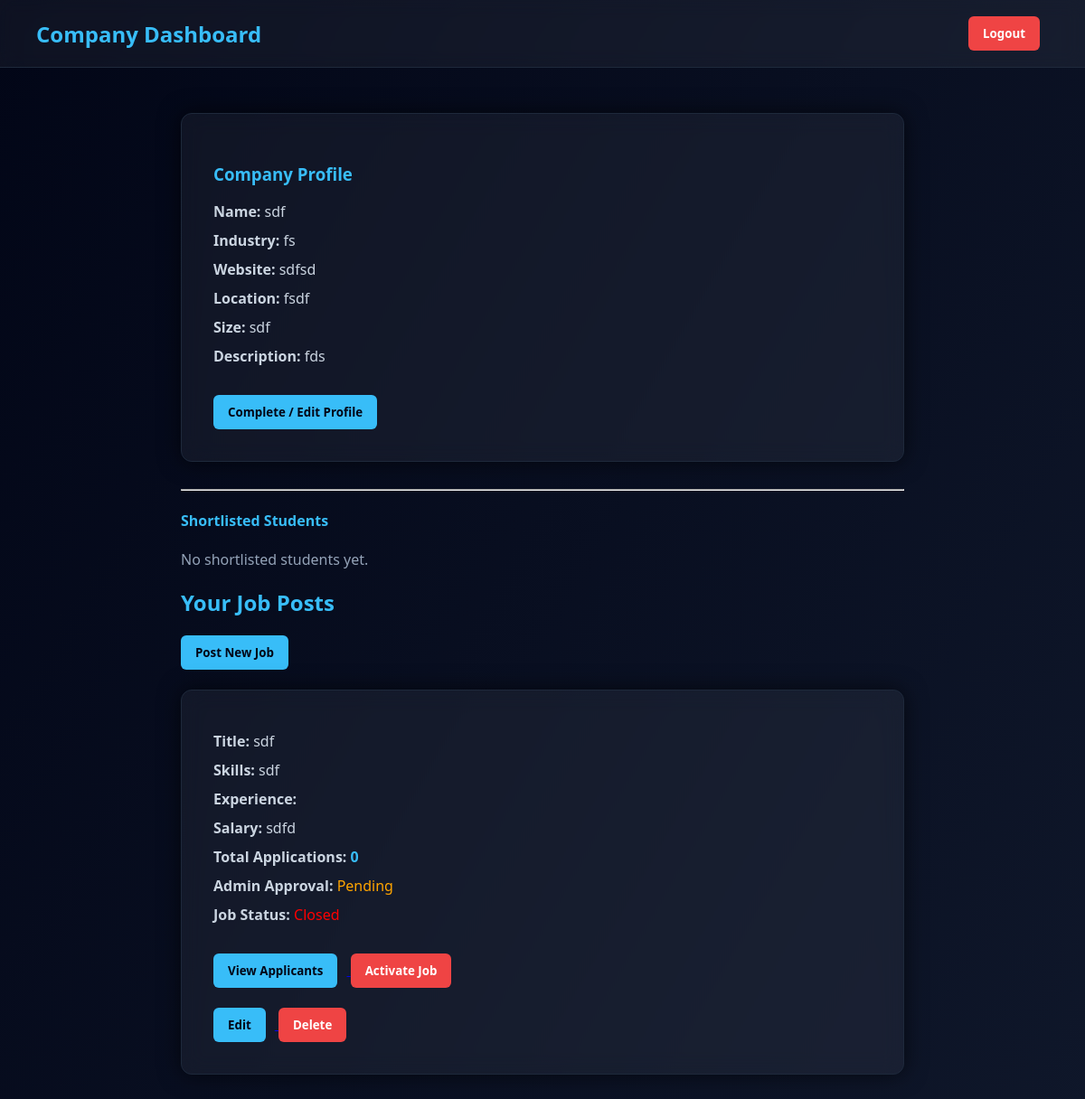
Screenshot of /company_dashboard (signed in) with the database file from the repository.
### app.py (models this page shows)
class CompanyProfile(db.Model):
    __tablename__ = "company_profiles"
    id = db.Column(db.Integer, primary_key=True)
    user_id = db.Column(
        db.Integer,
        db.ForeignKey("users.id"),
        nullable=False,
        unique=True
    )
    company_name = db.Column(db.String(150))
    industry = db.Column(db.String(100))
    website = db.Column(db.String(150))
    description = db.Column(db.Text)
    location = db.Column(db.String(100))
    company_size = db.Column(db.String(50))
    user = db.relationship("User", back_populates="company_profile")
    jobs = db.relationship(
        "Job",
        back_populates="company",
        cascade="all, delete"
    )

class Job(db.Model):
    __tablename__ = "jobs"
    id = db.Column(db.Integer, primary_key=True)
    company_id = db.Column(
        db.Integer,
        db.ForeignKey("company_profiles.id"),
        nullable=False
    )
    title = db.Column(db.String(150))
    skills = db.Column(db.String(200))
    salary = db.Column(db.String(50))
    is_approved = db.Column(db.Boolean, default=False)
    is_closed = db.Column(db.Boolean, default=False)
    company = db.relationship("CompanyProfile", back_populates="jobs")
    applications = db.relationship(
        "Application",
        back_populates="job",
        cascade="all, delete"
    )

### app.py (the view)
@app.route("/company_dashboard")
def company_dashboard():
    if "user_id" not in session:
        return redirect("/login")
    company = CompanyProfile.query.filter_by(
        user_id=session["user_id"]
    ).first()
    if not company:
        return redirect("/complete-company-profile")
    jobs = Job.query.filter_by(company_id=company.id).all()
    job_data = []
    all_shortlisted = []   # ⭐ NEW LIST
    for job in jobs:
        total_apps = Application.query.filter_by(job_id=job.id).count()
        shortlisted = Application.query.filter_by(
            job_id=job.id,
            status="Shortlisted"
        ).all()
        all_shortlisted.extend(shortlisted)  # ⭐ collect all
        job_data.append({
            "job": job,
            "total_apps": total_apps
        })
    return render_template(
        "company_dashboard.html",
        company=company,
        jobs=job_data,
        shortlisted=all_shortlisted   # ⭐ PASS GLOBAL LIST
    )

### templates/company_dashboard.html (shortened to what this page needs)
<!DOCTYPE html>
<html lang="en">
<head>
</head>
<body>
<div class="navbar">
    <h2>Company Dashboard</h2>
    <a href="/logout">
        <button class="btn logout">Logout</button>
    </a>
</div>
<div class="container">
<div class="card">
    <h3>Company Profile</h3>
    {% if company and company.company_name %}
        <p><b>Name:</b> {{ company.company_name }}</p>
        <p><b>Industry:</b> {{ company.industry }}</p>
        <p><b>Website:</b> {{ company.website }}</p>
        <p><b>Location:</b> {{ company.location }}</p>
        <p><b>Size:</b> {{ company.company_size }}</p>
        <p><b>Description:</b> {{ company.description }}</p>
    {% else %}
        <p class="incomplete">⚠ Profile Incomplete</p>
    {% endif %}
    <br>
    <a href="/complete-company-profile">
        <button class="btn complete">Complete / Edit Profile</button>
    </a>
</div>
<hr>
<h4 style="color:#38bdf8;">Shortlisted Students</h4>
{% if shortlisted %}
    {% for app in shortlisted %}
    <div class="card" style="background:#020617; border:1px solid #334155;">
        <p><b>Name:</b> {{ app.student.user.name }}</p>
        <p><b>Email:</b> {{ app.student.user.email }}</p>
        <a href="/toggle-status/{{ app.id }}/Applied">
            <button class="btn logout">Remove from Shortlist</button>
        </a>
    </div>
    {% endfor %}
{% else %}
    <p style="color:#94a3b8;">No shortlisted students yet.</p>
{% endif %}
<h2 class="section-title">Your Job Posts</h2>
<a href="/post-job">
    <button class="btn complete">Post New Job</button>
</a>
<br><br>
{% if jobs %}
    {% for item in jobs %}
    {% set job = item.job %}
    <div class="card">
        <p><b>Title:</b> {{ job.title }}</p>
        <p><b>Skills:</b> {{ job.skills }}</p>
        <p><b>Experience:</b> {{ job.experience }}</p>
        <p><b>Salary:</b> {{ job.salary }}</p>
        <p>
            <b>Total Applications:</b>
            <span style="color:#38bdf8; font-weight:bold;">
                {{ item.total_apps }}
            </span>
        </p>
        <p>
            <b>Admin Approval:</b>
            {% if job.is_approved == 0 %}
                <span style="color: orange;">Pending</span>
            {% else %}
                <span style="color: lightgreen;">Approved</span>
            {% endif %}
        </p>
        <p>
            <b>Job Status:</b>
            {% if job.is_closed %}
                <span style="color: red;">Closed</span>
            {% else %}
                <span style="color: lightgreen;">Active</span>
            {% endif %}
        </p>
                <br>
        <a href="/job-applications/{{ job.id }}">
            <button class="btn complete">View Applicants</button>
        </a>
        <a href="/toggle-job/{{ job.id }}">
            <button class="btn logout">
                {% if job.job_status == "Active" %}
                    Close Job
                {% else %}
                    Activate Job
                {% endif %}
            </button>
        </a>
        <br><br>
        <a href="/edit-job/{{ job.id }}">
            <button class="btn complete">Edit</button>
        </a>
        <form action="/delete-job/{{ job.id }}" method="POST" style="display:inline;">
            <button class="btn logout">Delete</button>
        </form>
    </div>
    {% endfor %}
{% else %}
    <p style="color:#94a3b8;">No jobs posted yet.</p>
{% endif %}
</div>
</body>
</html>

### templates/company_dashboard.html (style rules this page uses)
* { box-sizing: border-box; font-family: "Segoe UI", Arial, sans-serif; }
body { margin: 0; background: linear-gradient(120deg, #020617, #0f172a); min-height: 100vh; color: #e2e8f0; }
.navbar { background: rgba(255,255,255,0.05); border-bottom: 1px solid #1e293b; backdrop-filter: blur(10px); padding: 18px 40px; display: flex; justify-content: space-between; align-items: center; }
.navbar h2 { color: #38bdf8; margin: 0; }
.container { padding: 50px; max-width: 900px; margin: auto; }
.card { width: 100%; background: rgba(255,255,255,0.05); border-radius: 12px; border: 1px solid #1e293b; backdrop-filter: blur(12px); box-shadow: 0 0 25px rgba(0,0,0,0.6); padding: 35px; margin-bottom: 30px; }
.card h3 { color: #38bdf8; }
.card p { margin: 10px 0; color: #cbd5e1; }
.btn { padding: 10px 16px; border: none; border-radius: 6px; cursor: pointer; font-weight: bold; transition: 0.3s; margin-right: 10px; }
.complete { background: #38bdf8; color: #020617; }
.logout { background: #ef4444; color: white; }
.section-title { color: #38bdf8; }

### rows the page displays
CompanyProfile: company_name "sdf", industry "fs", website "sdfsd", location "fsdf", company_size "sdf", description "fds"
Job: title "sdf", skills "sdf", salary "sdfd"

### other values shown
{{ item.total_apps }} "0"
